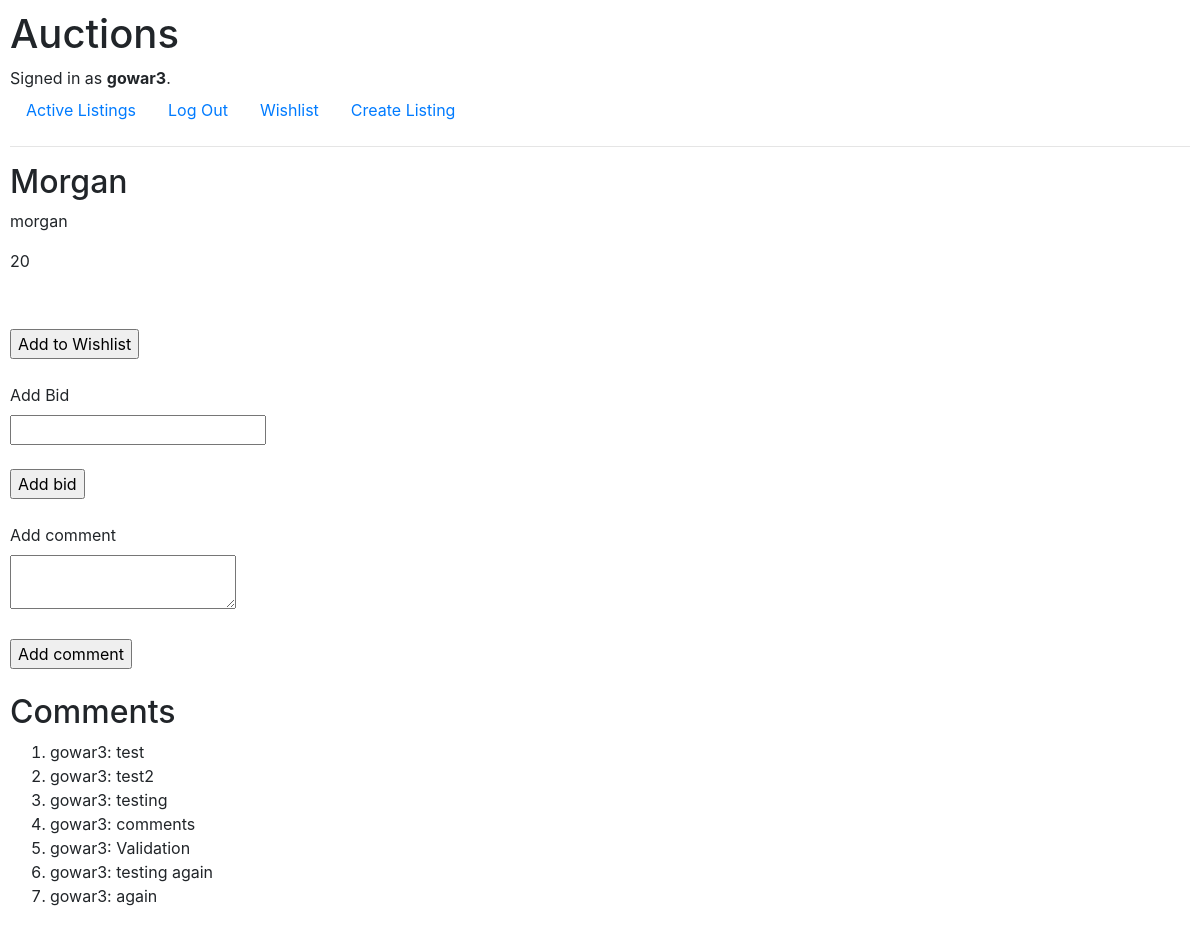
The page /auctions/12 (signed in) on the database as committed earlier.
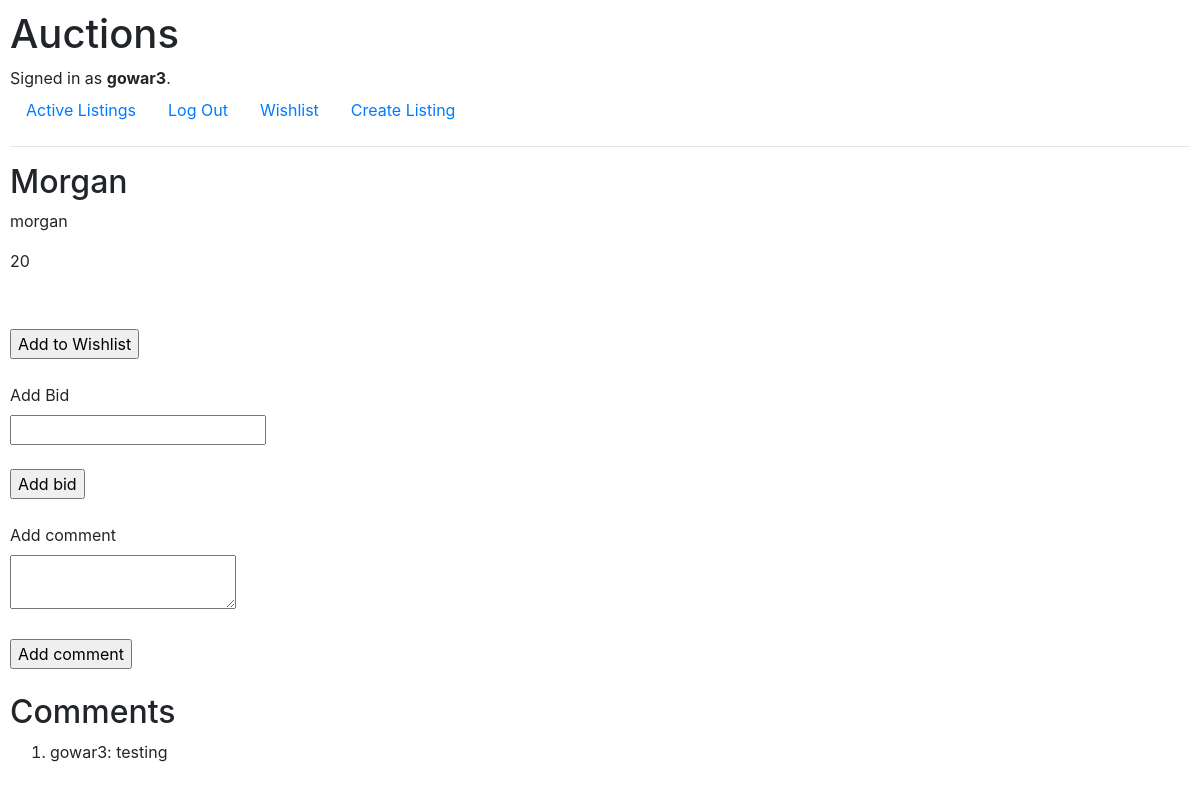
The same page on the database as committed later.
### auctions/models.py (models this page shows, shortened)
class User(AbstractUser):
    pass

class Listing(models.Model):
    creator = models.CharField(max_length=64)
    title = models.CharField(max_length=64)
    description = models.CharField(max_length=64)
    price = models.IntegerField()
    users = models.ManyToManyField(User, blank=True, related_name= "wishlist")

class Comment(models.Model):
    poster = models.CharField(max_length=64)
    comment = models.CharField(max_length=128)
    listing = models.ForeignKey(Listing, on_delete=models.CASCADE, related_name="comment_listing")
    listings = models.ManyToManyField(Listing, blank=True, related_name= "comments")
    def __str__(self):
        return f"{self.poster}: {self.comment}"

### auctions/views.py (the view, shortened to what this page needs)
# urls.py: path("<str:listing>", views.listing, name="listing"),
def listing(request, listing):
    if "comments" not in request.session:
        request.session["comments"] = ()
    if "bids" not in request.session:
        request.session["bids"] = ()
    error = ""
    listing = Listing.objects.get(pk = listing)
    username = request.user.username
    highest_bid = listing.bids.aggregate(max_offer=Max("offer"))
    highest_bid_value = highest_bid.get("max_offer", None)
    return render(request, "auctions/listing.html", {
        "error": error,
        "listing": listing,
        "comments": listing.comments.all(),
        "bids": listing.bids.all()
    })

### auctions/templates/auctions/listing.html (shortened to what this page needs)
{% extends 'auctions/layout.html' %}
{% block body %}
        <h2>{{ listing.title }}</h2>
        <p>{{ listing.description }}</p>
        <label>{{ listing.price }}</label>
        <br>
        <br>
        <br>
    {% if user.is_authenticated %}
    <form action= "{% url 'wishlist' user.username %}" method = "post">
        <input type= "submit" value= "Add to Wishlist">
    </form>
    <br>
    <form action= "{% url 'listing' listing.id %}" method = "post">
        <label for="add_bid">Add Bid</label>
        <br>
        <input type="text" name="bid">
        <br>
        <br>
        <input type="submit" value= "Add bid">
    </form>
    <br>
    <form action= "{% url 'listing' listing.id %}" method = "post">
        <label for="add_comment">Add comment</label>
        <br>
        <textarea id="add_comment" name="comment"></textarea>
        <br>
        <br>
        <input type="submit" value= "Add comment">
    </form>
    {% endif %}
    <br>
    <h2>Comments</h2>
    <ol>
    {% for comment in comments %}
        <li>{{ comment }}</li>
    {% endfor %}
    </ol>
{% endblock %}

### auctions/templates/auctions/layout.html (shortened to what this page needs)
{% load static %}
<!DOCTYPE html>
<html lang="en">
    <head>
        <link rel="stylesheet" href="https://stackpath.bootstrapcdn.com/bootstrap/4.4.1/css/bootstrap.min.css">
        <link href="{% static 'auctions/styles.css' %}" rel="stylesheet">
    </head>
    <body>
        <h1>Auctions</h1>
        <div>
            {% if user.is_authenticated %}
                Signed in as <strong>{{ user.username }}</strong>.
            {% else %}
                Not signed in.
            {% endif %}
        </div>
        <ul class="nav">
            <li class="nav-item">
                <a class="nav-link" href="{% url 'index' %}">Active Listings</a>
            </li>
            {% if user.is_authenticated %}
                <li class="nav-item">
                    <a class="nav-link" href="{% url 'logout' %}">Log Out</a>
                </li>
                <li class="nav-item">
                    <a class="nav-link" href="{% url 'wishlist' user.username%}">Wishlist</a>
                </li>
                <li class="nav-item">
                    <a class="nav-link" href="{% url 'new'%}">Create Listing</a>
                </li>
            {% endif %}
        </ul>
        <hr>
        {% block body %}
        {% endblock %}
    </body>
</html>

### auctions/static/auctions/styles.css (style rules this page uses)
body { padding: 10px; }

Rows that differ between the two databases and show on the page:
removed Comment: poster+comment "gowar3: test"
removed Comment: poster+comment "gowar3: test2"
removed Comment: poster+comment "gowar3: comments"
removed Comment: poster+comment "gowar3: Validation"
removed Comment: poster+comment "gowar3: testing again"
removed Comment: poster+comment "gowar3: again"
